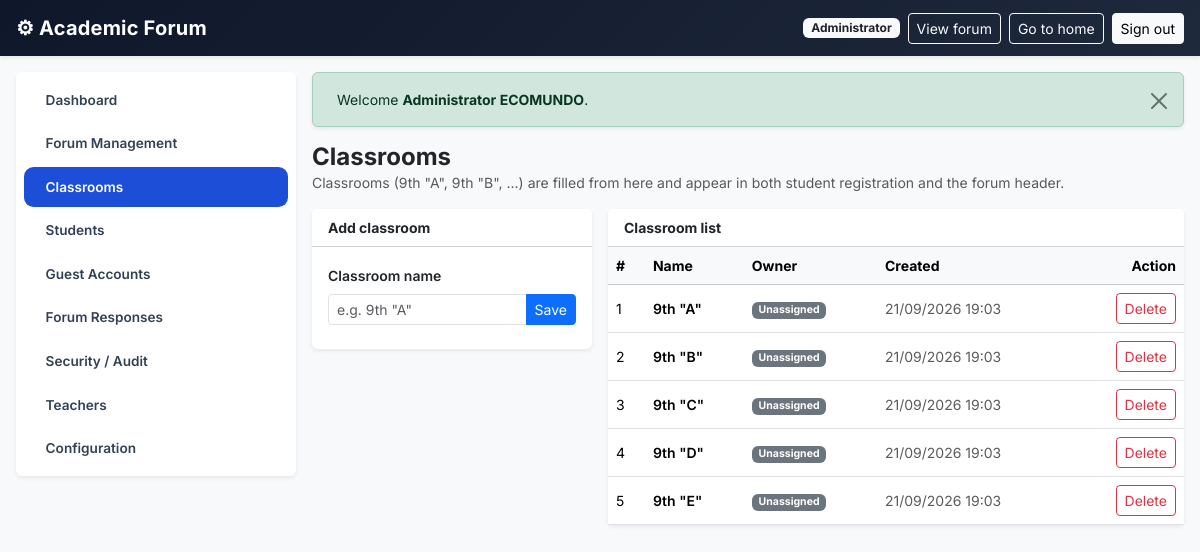
The page /admin/salones (signed in) on the database its author committed.
### tables this page shows
CREATE TABLE `salones` (
    `id`         INT UNSIGNED NOT NULL AUTO_INCREMENT,
    `name`       VARCHAR(80)  NOT NULL,
    `teacher_id` INT UNSIGNED NULL,
    `created_at` DATETIME     NOT NULL DEFAULT CURRENT_TIMESTAMP,
    PRIMARY KEY (`id`),
    UNIQUE KEY `uq_salones_name` (`name`),
    KEY `fk_salones_teacher` (`teacher_id`),
    CONSTRAINT `fk_salones_teacher` FOREIGN KEY (`teacher_id`) REFERENCES `users` (`id`) ON DELETE CASCADE
);

### app/Core/View.php (called while the page is built, shortened)
<?php
class View
{
    protected static function resolve(string $view): string
    {
        $file = APP_PATH . DS . 'Views' . DS . str_replace('.', DS, $view) . '.php';
        return $file;
    }
    public static function render(string $view, array $data = []): void
    {
        extract($data, EXTR_SKIP);
        require self::resolve($view);
    }
}

### app/Core/Controller.php (called while the page is built)
<?php
abstract class Controller
{
    protected function view(string $view, array $data = []): void
    {
        View::render($view, $data);
    }
}

### app/Controllers/AdminController.php (called while the page is built, shortened)
<?php
class AdminController extends Controller
{
    private function isAdmin(): bool
    {
        return is_admin_user();
    }
    private function scope(): ?int
    {
        return $this->isAdmin() ? null : $this->uid();
    }
    public function salones(): void
    {
        $teacherId = $this->scope();
        $this->view('admin/salones', [
            'salones'   => Salon::all($teacherId),
            'teachers'  => $this->isAdmin() ? User::all(['role' => 'teacher']) : [],
            'pageTitle' => 'Classrooms',
        ]);
    }
}

### index.php (called while the page is built, shortened)
<?php
require_once APP_PATH . DS . 'Helpers' . DS . 'functions.php';
$url    = isset($_GET['url']) ? trim($_GET['url'], '/') : '';
$method = $_SERVER['REQUEST_METHOD'] ?? 'GET';
try {
    $router = new Router();
    $router->dispatch($method, $url);
} catch (Throwable $e) {
    http_response_code(500);
    if (DEBUG) {
        echo '<pre>' . e($e->getMessage()) . PHP_EOL . e($e->getTraceAsString()) . '</pre>';
    } else {
        echo 'An unexpected error occurred. Please try again.';
    }
}

### app/Helpers/functions.php (called while the page is built, shortened)
<?php
function e($value): string
{
    return htmlspecialchars((string) $value, ENT_QUOTES, 'UTF-8');
}
function base_url(string $path = ''): string
{
    return BASE_URL . '/' . ltrim($path, '/');
}
function current_user(): ?array
{
    return $_SESSION['user'] ?? null;
}
function pretty_datetime(string $datetime): string
{
    return date('d/m/Y H:i', strtotime($datetime));
}

### app/Models/Database.php (called while the page is built, shortened)
<?php
class Database
{
    private static $conn = null;
    private static function conn(): mysqli
    {
        if (self::$conn === null) {
            self::$conn = new mysqli(DB_HOST, DB_USER, DB_PASS, DB_NAME, DB_PORT);
            self::$conn->set_charset('utf8mb4');
        }
        return self::$conn;
    }
    public static function query(string $sql, array $params = []): ?mysqli_result
    {
        $stmt = self::conn()->prepare($sql);
        $stmt->execute();
        return $stmt->get_result();
    }
    public static function fetchAll(string $sql, array $params = []): array
    {
        $result = self::query($sql, $params);
        return $result ? $result->fetch_all(MYSQLI_ASSOC) : [];
    }
}

### app/Models/Salon.php (called while the page is built, shortened)
<?php
class Salon
{
    public static function all(?int $teacherId = null): array
    {
        $sql = "SELECT s.*, u.first_name, u.last_name AS teacher_name
                FROM salones s
                LEFT JOIN users u ON u.id = s.teacher_id";
        $params = [];
        $sql .= " ORDER BY s.name ASC";
        return Database::fetchAll($sql, $params);
    }
}

### app/Views/admin/salones.php (the view, shortened to what this page needs)
<?php include APP_PATH . '/Views/admin/_admin_head.php'; ?>
<div class="d-flex flex-wrap justify-content-between align-items-center mb-3 gap-2">
    <div>
        <h1 class="h4 fw-bold mb-0">Classrooms</h1>
        <p class="text-muted small mb-0"><?= $__isAdminRole ? 'Classrooms (9th "A", 9th "B", …) are filled from here and appear in both student registration and the forum header.' : 'Create the classrooms you supervise; students register selecting your classrooms.' ?></p>
    </div>
</div>
<div class="row g-3">
    <div class="col-12 col-lg-4">
        <div class="card border-0 shadow-sm">
            <div class="card-header bg-white fw-bold small">Add classroom</div>
            <div class="card-body">
                <form method="post" action="<?= e(base_url('admin/salones/save')) ?>">
                    <label class="form-label small fw-semibold">Classroom name</label>
                    <div class="input-group input-group-sm mb-2">
                        <input type="text" name="name" class="form-control" required maxlength="80" placeholder='e.g. 9th "A"'>
                        <button class="btn btn-primary">Save</button>
                    </div>
                </form>
            </div>
        </div>
    </div>
    <div class="col-12 col-lg-8">
        <div class="card border-0 shadow-sm">
            <div class="card-header bg-white fw-bold small">Classroom list</div>
            <div class="table-responsive">
                <table class="table table-hover align-middle small mb-0">
                    <thead class="table-light">
                        <tr>
                            <th>#</th>
                            <th>Name</th>
                            <?php if ($__isAdminRole): ?><th>Owner</th><?php endif; ?>
                            <th>Created</th>
                            <th class="text-end">Action</th>
                        </tr>
                    </thead>
                    <tbody>
                        <?php foreach ($salones as $i => $s): ?>
                            <tr>
                                <td><?= $i + 1 ?></td>
                                <td class="fw-semibold"><?= e($s['name']) ?></td>
                                <?php if ($__isAdminRole): ?>
                                    <td class="text-muted">
                                        <?= $s['teacher_id'] ? e(trim($s['first_name'] . ' ' . ($s['last_name'] ?? ''))) : '<span class="badge text-bg-secondary">Unassigned</span>' ?>
                                    </td>
                                <?php endif; ?>
                                <td class="text-muted"><?= e(pretty_datetime($s['created_at'])) ?></td>
                                <td class="text-end">
                                    <form method="post" action="<?= e(base_url('admin/salones/delete')) ?>" class="d-inline"
                                          onsubmit="return confirm('Delete classroom <?= e(addslashes($s['name'])) ?>? Its students will no longer have a classroom.');">
                                        <button class="btn btn-sm btn-outline-danger">Delete</button>
                                    </form>
                                </td>
                            </tr>
                        <?php endforeach; ?>
                    </tbody>
                </table>
            </div>
        </div>
    </div>
</div>
<?php include APP_PATH . '/Views/admin/_admin_foot.php'; ?>

### public/css/app.css (style rules this page uses)
:root { --app-dark: #0f172a; }
html { scroll-behavior: smooth; }
body { font-family: 'Inter', system-ui, -apple-system, sans-serif; background: #f1f5f9; min-height: 100vh; }

### rows shown on the page
salones: name "9th \"A\"", shows "Unassigned", created_at "21/09/2026 19:03"
salones: name "9th \"B\"", shows "Unassigned", created_at "21/09/2026 19:03"
salones: name "9th \"C\"", shows "Unassigned", created_at "21/09/2026 19:03"
salones: name "9th \"D\"", shows "Unassigned", created_at "21/09/2026 19:03"
salones: name "9th \"E\"", shows "Unassigned", created_at "21/09/2026 19:03"

### other values the page prints
APP_NAME "Academic Forum"
$__ok "Welcome Administrator ECOMUNDO ."
